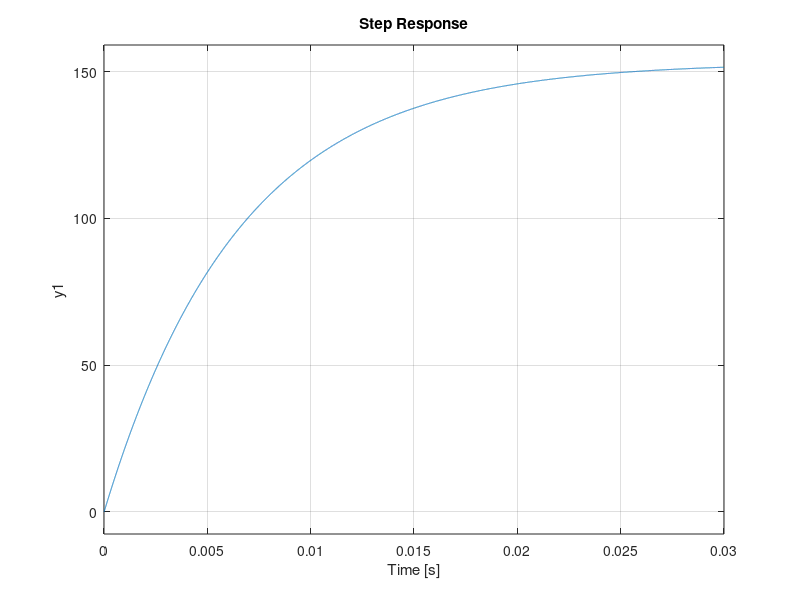

This figure's MATLAB source: (Note: this script raises an error after producing the figure.)
% Ejemplo Integración usando Eulor Motor CC
% Variables del Motor

clear;close all; 

Laa=366e-6; 
J=5e-9; 
Ra=55.6; 
B=0; 
Ki=6.49e-3; 
Km=6.53e-3;  
num=[Ki];
den=[Laa*J Ra*J+Laa*B Ra*B+Ki*Km ]; %wpp*Laa*J+wp*(Ra*J+Laa*B)+w*(Ra*B+Ki*Km)=Vq*Ki 
sys=tf(num,den); 
step(sys) 


X=-[0; 0];ii=0;t_etapa=1e-7;wRef=2;tF=.001; 
%Constantes del PID 
Kp=.500;Ki=0.001;Kd=0.0001;color_='r'; 
% Kp=1;Ki=0;Kd=0.0001;color_='k'; 
% Kp=10;Ki=0;Kd=0;color_='b'; 
Ts=t_etapa; 
A1=((2*Kp*Ts)+(Ki*(Ts^2))+(2*Kd))/(2*Ts); 
B1=(-2*Kp*Ts+Ki*(Ts^2)-4*Kd)/(2*Ts); 
C1=Kd/Ts; 
e=zeros(tF/t_etapa,1);u=0; 
for t=0:t_etapa:tF 
    ii=ii+1;k=ii+2; 
    X=modmotor(t_etapa, X, u); 
    e(k)=wRef-X(1); %ERROR 
    u=u+A1*e(k)+B1*e(k-1)+C1*e(k-2); %PID 
    x1(ii)=X(1);%Omega 
    x2(ii)=X(2);%wp 
    acc(ii)=u; 
end 
t=0:t_etapa:tF; 
subplot(2,1,1);hold on; 
plot(t,x1,color_);title('Salida y, \omega_t'); 
subplot(2,1,2);hold on; 
plot(t,acc,color_);title('Entrada u_t, v_a'); 
xlabel('Tiempo [Seg.]');

function [X]=modmotor(t_etapa, xant, accion) 
Laa=366e-6; J=5e-9;Ra=55.6;B=0;Ki=6.49e-3;Km=6.53e-3; 
Va=accion; 
h=1e-7; 
omega= xant(1); 
wp= xant(2); 
for ii=1:t_etapa/h     
    wpp =(-wp*(Ra*J+Laa*B)-omega*(Ra*B+Ki*Km)+Va*Ki)/(J*Laa); 
    wp=wp+h*wpp; 
    omega = omega + h*wp; 
end 
X=[omega,wp];end